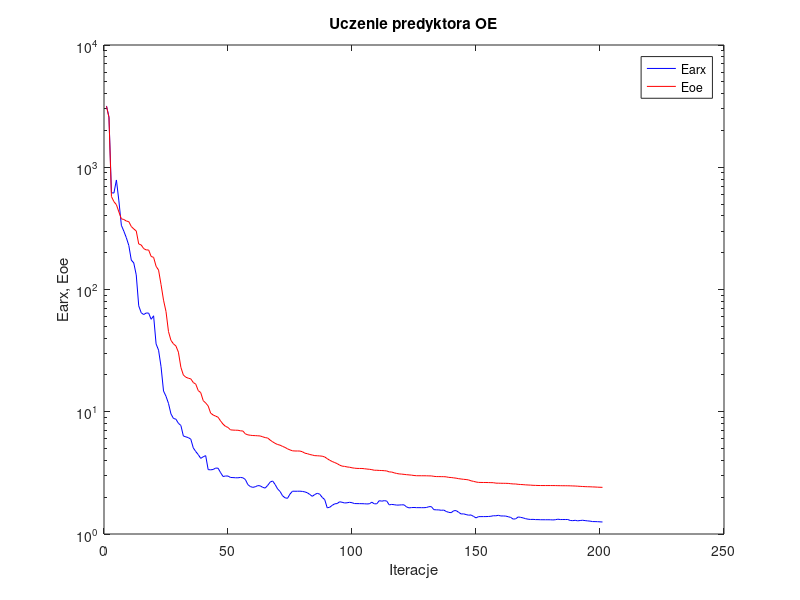
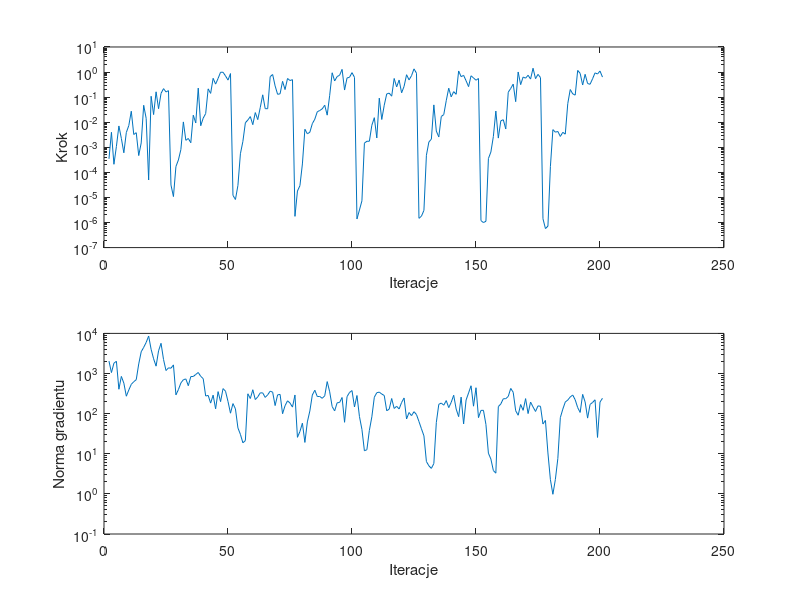

These figures' MATLAB source, in order:
%uczenie predyktora oe
clear all;
n=0; farx(n+1)=3.174859e+003; foe(n+1)=3.152927e+003; wspucz(n+1)=0.000000e+000; ng(n+1)=0.000000e+000;
%odnowa zmiennej metryki
n=1; farx(n+1)=2.576266e+003; foe(n+1)=2.556850e+003; krok(n+1)=3.467612e-004; ng(n+1)=2.037845e+003;
n=2; farx(n+1)=6.185943e+002; foe(n+1)=5.764356e+002; krok(n+1)=3.966104e-003; ng(n+1)=1.055780e+003;
n=3; farx(n+1)=6.151121e+002; foe(n+1)=5.230720e+002; krok(n+1)=2.102269e-004; ng(n+1)=1.811150e+003;
n=4; farx(n+1)=7.871150e+002; foe(n+1)=4.938822e+002; krok(n+1)=1.080996e-003; ng(n+1)=2.017967e+003;
n=5; farx(n+1)=5.306434e+002; foe(n+1)=4.309323e+002; krok(n+1)=7.099884e-003; ng(n+1)=4.057545e+002;
n=6; farx(n+1)=3.353082e+002; foe(n+1)=3.785721e+002; krok(n+1)=2.254077e-003; ng(n+1)=8.470572e+002;
n=7; farx(n+1)=2.998290e+002; foe(n+1)=3.737770e+002; krok(n+1)=6.038301e-004; ng(n+1)=5.753221e+002;
n=8; farx(n+1)=2.654622e+002; foe(n+1)=3.631925e+002; krok(n+1)=3.888877e-003; ng(n+1)=2.718522e+002;
n=9; farx(n+1)=2.292932e+002; foe(n+1)=3.589944e+002; krok(n+1)=7.366454e-003; ng(n+1)=3.889868e+002;
n=10; farx(n+1)=1.742046e+002; foe(n+1)=3.276545e+002; krok(n+1)=2.741623e-002; ng(n+1)=5.366976e+002;
n=11; farx(n+1)=1.648985e+002; foe(n+1)=3.128594e+002; krok(n+1)=3.242576e-003; ng(n+1)=6.246380e+002;
n=12; farx(n+1)=1.316521e+002; foe(n+1)=3.012388e+002; krok(n+1)=3.813746e-003; ng(n+1)=7.014777e+002;
n=13; farx(n+1)=7.353294e+001; foe(n+1)=2.357419e+002; krok(n+1)=4.676141e-004; ng(n+1)=1.729091e+003;
n=14; farx(n+1)=6.456338e+001; foe(n+1)=2.313944e+002; krok(n+1)=1.491964e-003; ng(n+1)=3.481914e+003;
n=15; farx(n+1)=6.238613e+001; foe(n+1)=2.160653e+002; krok(n+1)=4.732206e-002; ng(n+1)=4.486896e+003;
n=16; farx(n+1)=6.421910e+001; foe(n+1)=2.107893e+002; krok(n+1)=1.427216e-002; ng(n+1)=5.944570e+003;
n=17; farx(n+1)=6.416206e+001; foe(n+1)=2.105565e+002; krok(n+1)=4.963293e-005; ng(n+1)=8.595163e+003;
n=18; farx(n+1)=5.705581e+001; foe(n+1)=1.864601e+002; krok(n+1)=1.083782e-001; ng(n+1)=4.007193e+003;
n=19; farx(n+1)=6.094543e+001; foe(n+1)=1.831877e+002; krok(n+1)=2.015462e-002; ng(n+1)=2.328409e+003;
n=20; farx(n+1)=3.588947e+001; foe(n+1)=1.548298e+002; krok(n+1)=1.630613e-001; ng(n+1)=1.525082e+003;
n=21; farx(n+1)=3.190482e+001; foe(n+1)=1.442048e+002; krok(n+1)=3.453662e-002; ng(n+1)=3.684709e+003;
n=22; farx(n+1)=2.336039e+001; foe(n+1)=1.097069e+002; krok(n+1)=1.414327e-001; ng(n+1)=5.662151e+003;
n=23; farx(n+1)=1.478669e+001; foe(n+1)=8.184000e+001; krok(n+1)=2.181689e-001; ng(n+1)=2.239189e+003;
n=24; farx(n+1)=1.338198e+001; foe(n+1)=6.605706e+001; krok(n+1)=1.612369e-001; ng(n+1)=1.186877e+003;
n=25; farx(n+1)=1.170782e+001; foe(n+1)=4.527898e+001; krok(n+1)=1.812098e-001; ng(n+1)=1.385450e+003;
%odnowa zmiennej metryki
n=26; farx(n+1)=9.603990e+000; foe(n+1)=3.835885e+001; krok(n+1)=3.146663e-005; ng(n+1)=1.354513e+003;
n=27; farx(n+1)=8.818140e+000; foe(n+1)=3.594064e+001; krok(n+1)=1.083629e-005; ng(n+1)=1.640370e+003;
n=28; farx(n+1)=8.689994e+000; foe(n+1)=3.449978e+001; krok(n+1)=1.705607e-004; ng(n+1)=2.935327e+002;
n=29; farx(n+1)=8.048465e+000; foe(n+1)=3.073119e+001; krok(n+1)=3.127269e-004; ng(n+1)=3.967763e+002;
n=30; farx(n+1)=7.724312e+000; foe(n+1)=2.308520e+001; krok(n+1)=8.132823e-004; ng(n+1)=5.812772e+002;
n=31; farx(n+1)=6.332624e+000; foe(n+1)=1.997438e+001; krok(n+1)=1.027811e-002; ng(n+1)=7.004867e+002;
n=32; farx(n+1)=6.233066e+000; foe(n+1)=1.917061e+001; krok(n+1)=1.900524e-003; ng(n+1)=7.329658e+002;
n=33; farx(n+1)=6.143276e+000; foe(n+1)=1.880756e+001; krok(n+1)=2.249378e-003; ng(n+1)=4.969953e+002;
n=34; farx(n+1)=5.964450e+000; foe(n+1)=1.857954e+001; krok(n+1)=1.516318e-003; ng(n+1)=8.389518e+002;
n=35; farx(n+1)=5.065175e+000; foe(n+1)=1.734772e+001; krok(n+1)=1.902655e-002; ng(n+1)=8.429226e+002;
n=36; farx(n+1)=4.725262e+000; foe(n+1)=1.681170e+001; krok(n+1)=9.348086e-003; ng(n+1)=9.483465e+002;
n=37; farx(n+1)=4.461151e+000; foe(n+1)=1.489211e+001; krok(n+1)=2.292796e-001; ng(n+1)=1.060644e+003;
n=38; farx(n+1)=4.156117e+000; foe(n+1)=1.434248e+001; krok(n+1)=7.242402e-003; ng(n+1)=8.509132e+002;
n=39; farx(n+1)=4.283397e+000; foe(n+1)=1.233429e+001; krok(n+1)=1.450364e-002; ng(n+1)=7.452651e+002;
n=40; farx(n+1)=4.375978e+000; foe(n+1)=1.179747e+001; krok(n+1)=2.219272e-002; ng(n+1)=2.749040e+002;
n=41; farx(n+1)=3.362464e+000; foe(n+1)=1.115224e+001; krok(n+1)=2.137984e-001; ng(n+1)=2.848774e+002;
n=42; farx(n+1)=3.348958e+000; foe(n+1)=9.745874e+000; krok(n+1)=1.410702e-001; ng(n+1)=1.831576e+002;
n=43; farx(n+1)=3.370125e+000; foe(n+1)=9.410887e+000; krok(n+1)=5.631821e-001; ng(n+1)=2.890403e+002;
n=44; farx(n+1)=3.461660e+000; foe(n+1)=9.212910e+000; krok(n+1)=3.307424e-001; ng(n+1)=1.318146e+002;
n=45; farx(n+1)=3.453728e+000; foe(n+1)=9.017575e+000; krok(n+1)=5.570755e-001; ng(n+1)=3.539628e+002;
n=46; farx(n+1)=3.178295e+000; foe(n+1)=8.414030e+000; krok(n+1)=9.830700e-001; ng(n+1)=1.990602e+002;
n=47; farx(n+1)=2.953477e+000; foe(n+1)=7.918542e+000; krok(n+1)=9.808063e-001; ng(n+1)=4.208026e+002;
n=48; farx(n+1)=2.981702e+000; foe(n+1)=7.591544e+000; krok(n+1)=7.021280e-001; ng(n+1)=3.616679e+002;
n=49; farx(n+1)=2.980001e+000; foe(n+1)=7.439553e+000; krok(n+1)=4.787134e-001; ng(n+1)=2.010230e+002;
n=50; farx(n+1)=2.900559e+000; foe(n+1)=7.111993e+000; krok(n+1)=8.704303e-001; ng(n+1)=1.025928e+002;
%odnowa zmiennej metryki
n=51; farx(n+1)=2.893970e+000; foe(n+1)=7.080199e+000; krok(n+1)=1.209447e-005; ng(n+1)=1.779656e+002;
n=52; farx(n+1)=2.884339e+000; foe(n+1)=7.063513e+000; krok(n+1)=8.287718e-006; ng(n+1)=1.315081e+002;
n=53; farx(n+1)=2.882060e+000; foe(n+1)=7.058266e+000; krok(n+1)=3.012115e-005; ng(n+1)=4.404777e+001;
n=54; farx(n+1)=2.902036e+000; foe(n+1)=6.985603e+000; krok(n+1)=5.524716e-004; ng(n+1)=3.044178e+001;
n=55; farx(n+1)=2.883595e+000; foe(n+1)=6.957042e+000; krok(n+1)=1.713514e-003; ng(n+1)=1.873963e+001;
n=56; farx(n+1)=2.791750e+000; foe(n+1)=6.594698e+000; krok(n+1)=9.476825e-003; ng(n+1)=2.132519e+001;
n=57; farx(n+1)=2.535343e+000; foe(n+1)=6.473417e+000; krok(n+1)=1.226153e-002; ng(n+1)=3.124378e+002;
n=58; farx(n+1)=2.444433e+000; foe(n+1)=6.422513e+000; krok(n+1)=1.675011e-002; ng(n+1)=2.381680e+002;
n=59; farx(n+1)=2.407158e+000; foe(n+1)=6.391094e+000; krok(n+1)=7.981858e-003; ng(n+1)=3.941524e+002;
n=60; farx(n+1)=2.435515e+000; foe(n+1)=6.377247e+000; krok(n+1)=2.421456e-002; ng(n+1)=2.243623e+002;
n=61; farx(n+1)=2.488032e+000; foe(n+1)=6.358723e+000; krok(n+1)=1.270603e-002; ng(n+1)=2.617505e+002;
n=62; farx(n+1)=2.476861e+000; foe(n+1)=6.336356e+000; krok(n+1)=3.822127e-002; ng(n+1)=3.296537e+002;
n=63; farx(n+1)=2.407305e+000; foe(n+1)=6.237403e+000; krok(n+1)=1.237945e-001; ng(n+1)=3.291495e+002;
n=64; farx(n+1)=2.375523e+000; foe(n+1)=6.146115e+000; krok(n+1)=3.468850e-002; ng(n+1)=2.537832e+002;
n=65; farx(n+1)=2.498656e+000; foe(n+1)=6.097498e+000; krok(n+1)=3.450322e-002; ng(n+1)=2.943670e+002;
n=66; farx(n+1)=2.658363e+000; foe(n+1)=5.864260e+000; krok(n+1)=6.563782e-001; ng(n+1)=3.623861e+002;
n=67; farx(n+1)=2.715291e+000; foe(n+1)=5.676894e+000; krok(n+1)=7.992682e-001; ng(n+1)=3.434749e+002;
n=68; farx(n+1)=2.540032e+000; foe(n+1)=5.515257e+000; krok(n+1)=2.800362e-001; ng(n+1)=1.588557e+002;
n=69; farx(n+1)=2.338015e+000; foe(n+1)=5.394473e+000; krok(n+1)=1.296496e-001; ng(n+1)=2.937408e+002;
n=70; farx(n+1)=2.227401e+000; foe(n+1)=5.329195e+000; krok(n+1)=1.357350e-001; ng(n+1)=3.020546e+002;
n=71; farx(n+1)=2.053764e+000; foe(n+1)=5.205446e+000; krok(n+1)=4.268310e-001; ng(n+1)=9.956558e+001;
n=72; farx(n+1)=1.977888e+000; foe(n+1)=5.108364e+000; krok(n+1)=2.002215e-001; ng(n+1)=1.574571e+002;
n=73; farx(n+1)=1.957814e+000; foe(n+1)=4.971613e+000; krok(n+1)=5.535078e-001; ng(n+1)=2.087562e+002;
n=74; farx(n+1)=2.122594e+000; foe(n+1)=4.875165e+000; krok(n+1)=4.602631e-001; ng(n+1)=1.836852e+002;
n=75; farx(n+1)=2.239577e+000; foe(n+1)=4.792060e+000; krok(n+1)=4.979739e-001; ng(n+1)=1.456154e+002;
%odnowa zmiennej metryki
n=76; farx(n+1)=2.237339e+000; foe(n+1)=4.776184e+000; krok(n+1)=1.762952e-006; ng(n+1)=2.915949e+002;
n=77; farx(n+1)=2.238079e+000; foe(n+1)=4.774883e+000; krok(n+1)=1.804864e-005; ng(n+1)=2.566429e+001;
n=78; farx(n+1)=2.240092e+000; foe(n+1)=4.771232e+000; krok(n+1)=2.941717e-005; ng(n+1)=3.592788e+001;
n=79; farx(n+1)=2.229858e+000; foe(n+1)=4.707639e+000; krok(n+1)=2.169204e-004; ng(n+1)=5.785505e+001;
n=80; farx(n+1)=2.209875e+000; foe(n+1)=4.583803e+000; krok(n+1)=5.228877e-003; ng(n+1)=1.917212e+001;
n=81; farx(n+1)=2.173841e+000; foe(n+1)=4.539818e+000; krok(n+1)=3.446556e-003; ng(n+1)=6.222010e+001;
n=82; farx(n+1)=2.104476e+000; foe(n+1)=4.469003e+000; krok(n+1)=3.990929e-003; ng(n+1)=1.165082e+002;
n=83; farx(n+1)=2.033511e+000; foe(n+1)=4.425430e+000; krok(n+1)=8.744518e-003; ng(n+1)=2.910271e+002;
n=84; farx(n+1)=2.104633e+000; foe(n+1)=4.374308e+000; krok(n+1)=1.321526e-002; ng(n+1)=3.832937e+002;
n=85; farx(n+1)=2.153450e+000; foe(n+1)=4.365966e+000; krok(n+1)=2.617232e-002; ng(n+1)=2.670506e+002;
n=86; farx(n+1)=2.115293e+000; foe(n+1)=4.351395e+000; krok(n+1)=2.928765e-002; ng(n+1)=2.676273e+002;
n=87; farx(n+1)=1.991602e+000; foe(n+1)=4.329516e+000; krok(n+1)=3.416990e-002; ng(n+1)=2.412818e+002;
n=88; farx(n+1)=1.911052e+000; foe(n+1)=4.267261e+000; krok(n+1)=4.756755e-002; ng(n+1)=2.780146e+002;
n=89; farx(n+1)=1.637232e+000; foe(n+1)=4.134781e+000; krok(n+1)=1.912971e-002; ng(n+1)=6.288964e+002;
n=90; farx(n+1)=1.654492e+000; foe(n+1)=4.012586e+000; krok(n+1)=1.178633e-001; ng(n+1)=3.505486e+002;
n=91; farx(n+1)=1.714246e+000; foe(n+1)=3.920114e+000; krok(n+1)=9.372047e-001; ng(n+1)=1.498470e+002;
n=92; farx(n+1)=1.764759e+000; foe(n+1)=3.840863e+000; krok(n+1)=4.411592e-001; ng(n+1)=1.170882e+002;
n=93; farx(n+1)=1.774050e+000; foe(n+1)=3.766674e+000; krok(n+1)=6.614848e-001; ng(n+1)=1.862274e+002;
n=94; farx(n+1)=1.834946e+000; foe(n+1)=3.660773e+000; krok(n+1)=7.461831e-001; ng(n+1)=1.902667e+002;
n=95; farx(n+1)=1.817992e+000; foe(n+1)=3.592287e+000; krok(n+1)=1.280117e+000; ng(n+1)=2.525836e+002;
n=96; farx(n+1)=1.794516e+000; foe(n+1)=3.573469e+000; krok(n+1)=1.919189e-001; ng(n+1)=6.086830e+001;
n=97; farx(n+1)=1.800032e+000; foe(n+1)=3.536621e+000; krok(n+1)=5.821767e-001; ng(n+1)=2.656004e+002;
n=98; farx(n+1)=1.817160e+000; foe(n+1)=3.517437e+000; krok(n+1)=6.197524e-001; ng(n+1)=3.365941e+002;
n=99; farx(n+1)=1.802578e+000; foe(n+1)=3.480066e+000; krok(n+1)=9.483842e-001; ng(n+1)=3.759385e+002;
n=100; farx(n+1)=1.774574e+000; foe(n+1)=3.456032e+000; krok(n+1)=6.151726e-001; ng(n+1)=1.465671e+002;
%odnowa zmiennej metryki
n=101; farx(n+1)=1.772601e+000; foe(n+1)=3.440539e+000; krok(n+1)=1.385044e-006; ng(n+1)=2.831844e+002;
n=102; farx(n+1)=1.771665e+000; foe(n+1)=3.436981e+000; krok(n+1)=3.162689e-006; ng(n+1)=8.488501e+001;
n=103; farx(n+1)=1.770308e+000; foe(n+1)=3.435816e+000; krok(n+1)=7.334139e-006; ng(n+1)=4.047446e+001;
n=104; farx(n+1)=1.767297e+000; foe(n+1)=3.419826e+000; krok(n+1)=1.460933e-003; ng(n+1)=1.186293e+001;
n=105; farx(n+1)=1.761138e+000; foe(n+1)=3.398264e+000; krok(n+1)=1.742611e-003; ng(n+1)=1.262515e+001;
n=106; farx(n+1)=1.767351e+000; foe(n+1)=3.384036e+000; krok(n+1)=1.740889e-003; ng(n+1)=3.817812e+001;
n=107; farx(n+1)=1.820452e+000; foe(n+1)=3.360097e+000; krok(n+1)=7.558357e-003; ng(n+1)=8.329245e+001;
n=108; farx(n+1)=1.764453e+000; foe(n+1)=3.323302e+000; krok(n+1)=1.517118e-002; ng(n+1)=2.571092e+002;
n=109; farx(n+1)=1.767497e+000; foe(n+1)=3.322308e+000; krok(n+1)=2.354285e-003; ng(n+1)=3.324715e+002;
n=110; farx(n+1)=1.873519e+000; foe(n+1)=3.311226e+000; krok(n+1)=9.118713e-002; ng(n+1)=3.432769e+002;
n=111; farx(n+1)=1.856071e+000; foe(n+1)=3.305588e+000; krok(n+1)=1.285062e-002; ng(n+1)=3.078682e+002;
n=112; farx(n+1)=1.873926e+000; foe(n+1)=3.294752e+000; krok(n+1)=4.773765e-002; ng(n+1)=2.836391e+002;
n=113; farx(n+1)=1.861283e+000; foe(n+1)=3.279608e+000; krok(n+1)=1.344556e-001; ng(n+1)=1.179073e+002;
n=114; farx(n+1)=1.731767e+000; foe(n+1)=3.221373e+000; krok(n+1)=1.441658e-001; ng(n+1)=1.296206e+002;
n=115; farx(n+1)=1.745580e+000; foe(n+1)=3.212337e+000; krok(n+1)=1.093247e-001; ng(n+1)=2.382472e+002;
n=116; farx(n+1)=1.736829e+000; foe(n+1)=3.165672e+000; krok(n+1)=5.551463e-001; ng(n+1)=1.345151e+002;
n=117; farx(n+1)=1.723538e+000; foe(n+1)=3.128670e+000; krok(n+1)=2.561085e-001; ng(n+1)=1.525041e+002;
n=118; farx(n+1)=1.725486e+000; foe(n+1)=3.101847e+000; krok(n+1)=4.810883e-001; ng(n+1)=1.307553e+002;
n=119; farx(n+1)=1.732522e+000; foe(n+1)=3.090814e+000; krok(n+1)=1.489153e-001; ng(n+1)=1.899214e+002;
n=120; farx(n+1)=1.731372e+000; foe(n+1)=3.074091e+000; krok(n+1)=2.688700e-001; ng(n+1)=2.457854e+002;
n=121; farx(n+1)=1.664853e+000; foe(n+1)=3.056869e+000; krok(n+1)=7.832156e-001; ng(n+1)=7.359422e+001;
n=122; farx(n+1)=1.635512e+000; foe(n+1)=3.044529e+000; krok(n+1)=4.881595e-001; ng(n+1)=1.066841e+002;
n=123; farx(n+1)=1.644929e+000; foe(n+1)=3.031109e+000; krok(n+1)=7.178655e-001; ng(n+1)=8.910878e+001;
n=124; farx(n+1)=1.647465e+000; foe(n+1)=3.010282e+000; krok(n+1)=1.341860e+000; ng(n+1)=1.119562e+002;
n=125; farx(n+1)=1.642939e+000; foe(n+1)=2.997127e+000; krok(n+1)=9.001093e-001; ng(n+1)=9.480347e+001;
%odnowa zmiennej metryki
n=126; farx(n+1)=1.642680e+000; foe(n+1)=2.995826e+000; krok(n+1)=1.469095e-006; ng(n+1)=6.346692e+001;
n=127; farx(n+1)=1.642031e+000; foe(n+1)=2.995316e+000; krok(n+1)=1.793158e-006; ng(n+1)=4.194366e+001;
n=128; farx(n+1)=1.641413e+000; foe(n+1)=2.994949e+000; krok(n+1)=3.049281e-006; ng(n+1)=2.799026e+001;
n=129; farx(n+1)=1.647415e+000; foe(n+1)=2.993019e+000; krok(n+1)=4.807698e-004; ng(n+1)=6.412102e+000;
n=130; farx(n+1)=1.672650e+000; foe(n+1)=2.988101e+000; krok(n+1)=1.627799e-003; ng(n+1)=5.006192e+000;
n=131; farx(n+1)=1.674937e+000; foe(n+1)=2.986447e+000; krok(n+1)=2.104259e-003; ng(n+1)=4.320222e+000;
n=132; farx(n+1)=1.581536e+000; foe(n+1)=2.962942e+000; krok(n+1)=4.904612e-002; ng(n+1)=5.698378e+000;
n=133; farx(n+1)=1.576287e+000; foe(n+1)=2.949450e+000; krok(n+1)=4.419773e-003; ng(n+1)=6.011082e+001;
n=134; farx(n+1)=1.574239e+000; foe(n+1)=2.948667e+000; krok(n+1)=2.583925e-003; ng(n+1)=1.709707e+002;
n=135; farx(n+1)=1.563161e+000; foe(n+1)=2.945724e+000; krok(n+1)=1.694661e-002; ng(n+1)=1.832068e+002;
n=136; farx(n+1)=1.569405e+000; foe(n+1)=2.943936e+000; krok(n+1)=2.008899e-002; ng(n+1)=1.624003e+002;
n=137; farx(n+1)=1.528830e+000; foe(n+1)=2.934765e+000; krok(n+1)=7.233428e-002; ng(n+1)=2.113320e+002;
n=138; farx(n+1)=1.503696e+000; foe(n+1)=2.905772e+000; krok(n+1)=2.272257e-001; ng(n+1)=1.413678e+002;
n=139; farx(n+1)=1.494635e+000; foe(n+1)=2.897792e+000; krok(n+1)=1.027179e-001; ng(n+1)=1.911465e+002;
n=140; farx(n+1)=1.549717e+000; foe(n+1)=2.878815e+000; krok(n+1)=1.655578e-001; ng(n+1)=2.873372e+002;
n=141; farx(n+1)=1.553879e+000; foe(n+1)=2.861965e+000; krok(n+1)=1.297775e-001; ng(n+1)=1.303804e+002;
n=142; farx(n+1)=1.504765e+000; foe(n+1)=2.834987e+000; krok(n+1)=1.106940e+000; ng(n+1)=8.407181e+001;
n=143; farx(n+1)=1.458096e+000; foe(n+1)=2.818552e+000; krok(n+1)=6.553300e-001; ng(n+1)=2.581699e+002;
n=144; farx(n+1)=1.461488e+000; foe(n+1)=2.801190e+000; krok(n+1)=7.382907e-001; ng(n+1)=5.541711e+001;
n=145; farx(n+1)=1.442120e+000; foe(n+1)=2.789765e+000; krok(n+1)=4.500546e-001; ng(n+1)=2.185386e+002;
n=146; farx(n+1)=1.425566e+000; foe(n+1)=2.769142e+000; krok(n+1)=2.624788e-001; ng(n+1)=3.276029e+002;
n=147; farx(n+1)=1.431160e+000; foe(n+1)=2.723054e+000; krok(n+1)=7.101669e-001; ng(n+1)=4.951960e+002;
n=148; farx(n+1)=1.393340e+000; foe(n+1)=2.695503e+000; krok(n+1)=5.841487e-001; ng(n+1)=1.533414e+002;
n=149; farx(n+1)=1.354564e+000; foe(n+1)=2.663946e+000; krok(n+1)=4.726961e-001; ng(n+1)=4.421444e+002;
n=150; farx(n+1)=1.386843e+000; foe(n+1)=2.643363e+000; krok(n+1)=5.534700e-001; ng(n+1)=7.952748e+001;
%odnowa zmiennej metryki
n=151; farx(n+1)=1.387513e+000; foe(n+1)=2.640445e+000; krok(n+1)=1.189435e-006; ng(n+1)=1.203934e+002;
n=152; farx(n+1)=1.387934e+000; foe(n+1)=2.638705e+000; krok(n+1)=9.962385e-007; ng(n+1)=1.210495e+002;
n=153; farx(n+1)=1.388287e+000; foe(n+1)=2.638196e+000; krok(n+1)=1.120004e-006; ng(n+1)=5.386585e+001;
n=154; farx(n+1)=1.391087e+000; foe(n+1)=2.635004e+000; krok(n+1)=3.551278e-004; ng(n+1)=1.032702e+001;
n=155; farx(n+1)=1.396635e+000; foe(n+1)=2.631047e+000; krok(n+1)=6.488063e-004; ng(n+1)=7.375370e+000;
n=156; farx(n+1)=1.410549e+000; foe(n+1)=2.628789e+000; krok(n+1)=2.690870e-003; ng(n+1)=3.822860e+000;
n=157; farx(n+1)=1.408865e+000; foe(n+1)=2.606622e+000; krok(n+1)=2.788178e-002; ng(n+1)=3.286521e+000;
n=158; farx(n+1)=1.422015e+000; foe(n+1)=2.604480e+000; krok(n+1)=2.326801e-003; ng(n+1)=1.497224e+002;
n=159; farx(n+1)=1.404593e+000; foe(n+1)=2.600978e+000; krok(n+1)=1.136199e-002; ng(n+1)=1.742081e+002;
n=160; farx(n+1)=1.404913e+000; foe(n+1)=2.598896e+000; krok(n+1)=1.256280e-002; ng(n+1)=2.346860e+002;
n=161; farx(n+1)=1.401037e+000; foe(n+1)=2.597245e+000; krok(n+1)=5.381741e-003; ng(n+1)=2.361047e+002;
n=162; farx(n+1)=1.384631e+000; foe(n+1)=2.593128e+000; krok(n+1)=1.571889e-001; ng(n+1)=2.677933e+002;
n=163; farx(n+1)=1.366401e+000; foe(n+1)=2.578973e+000; krok(n+1)=2.223238e-001; ng(n+1)=4.249449e+002;
n=164; farx(n+1)=1.323419e+000; foe(n+1)=2.567774e+000; krok(n+1)=3.310405e-001; ng(n+1)=3.406010e+002;
n=165; farx(n+1)=1.331240e+000; foe(n+1)=2.565532e+000; krok(n+1)=6.601690e-002; ng(n+1)=1.178407e+002;
n=166; farx(n+1)=1.379051e+000; foe(n+1)=2.549115e+000; krok(n+1)=1.006124e+000; ng(n+1)=9.124479e+001;
n=167; farx(n+1)=1.368222e+000; foe(n+1)=2.540496e+000; krok(n+1)=3.152950e-001; ng(n+1)=1.688610e+002;
n=168; farx(n+1)=1.354444e+000; foe(n+1)=2.534148e+000; krok(n+1)=6.321212e-001; ng(n+1)=1.209679e+002;
n=169; farx(n+1)=1.334426e+000; foe(n+1)=2.523639e+000; krok(n+1)=5.714745e-001; ng(n+1)=2.368157e+002;
n=170; farx(n+1)=1.321996e+000; foe(n+1)=2.517292e+000; krok(n+1)=7.461552e-001; ng(n+1)=1.004037e+002;
n=171; farx(n+1)=1.315363e+000; foe(n+1)=2.511284e+000; krok(n+1)=5.256551e-001; ng(n+1)=1.941604e+002;
n=172; farx(n+1)=1.317367e+000; foe(n+1)=2.502229e+000; krok(n+1)=1.422745e+000; ng(n+1)=1.466603e+002;
n=173; farx(n+1)=1.311819e+000; foe(n+1)=2.498331e+000; krok(n+1)=5.461275e-001; ng(n+1)=1.133471e+002;
n=174; farx(n+1)=1.311359e+000; foe(n+1)=2.493708e+000; krok(n+1)=8.088973e-001; ng(n+1)=1.562085e+002;
n=175; farx(n+1)=1.308459e+000; foe(n+1)=2.491611e+000; krok(n+1)=6.022096e-001; ng(n+1)=1.522862e+002;
%odnowa zmiennej metryki
n=176; farx(n+1)=1.308052e+000; foe(n+1)=2.491025e+000; krok(n+1)=1.416880e-006; ng(n+1)=5.515239e+001;
n=177; farx(n+1)=1.307838e+000; foe(n+1)=2.490709e+000; krok(n+1)=5.733432e-007; ng(n+1)=6.769874e+001;
n=178; farx(n+1)=1.307816e+000; foe(n+1)=2.490697e+000; krok(n+1)=7.176624e-007; ng(n+1)=1.048319e+001;
n=179; farx(n+1)=1.307419e+000; foe(n+1)=2.490578e+000; krok(n+1)=1.711903e-004; ng(n+1)=2.262262e+000;
n=180; farx(n+1)=1.303488e+000; foe(n+1)=2.490075e+000; krok(n+1)=5.060913e-003; ng(n+1)=9.777239e-001;
n=181; farx(n+1)=1.308840e+000; foe(n+1)=2.488946e+000; krok(n+1)=4.008930e-003; ng(n+1)=2.283973e+000;
n=182; farx(n+1)=1.321632e+000; foe(n+1)=2.485620e+000; krok(n+1)=4.282689e-003; ng(n+1)=7.647240e+000;
n=183; farx(n+1)=1.313191e+000; foe(n+1)=2.484163e+000; krok(n+1)=2.707062e-003; ng(n+1)=7.944312e+001;
n=184; farx(n+1)=1.313671e+000; foe(n+1)=2.482291e+000; krok(n+1)=3.965892e-003; ng(n+1)=1.293850e+002;
n=185; farx(n+1)=1.313530e+000; foe(n+1)=2.481721e+000; krok(n+1)=3.340564e-003; ng(n+1)=1.947743e+002;
n=186; farx(n+1)=1.313972e+000; foe(n+1)=2.480363e+000; krok(n+1)=5.514490e-002; ng(n+1)=2.180888e+002;
n=187; farx(n+1)=1.290315e+000; foe(n+1)=2.477758e+000; krok(n+1)=2.012417e-001; ng(n+1)=2.604292e+002;
n=188; farx(n+1)=1.285818e+000; foe(n+1)=2.472643e+000; krok(n+1)=1.350863e-001; ng(n+1)=2.909677e+002;
n=189; farx(n+1)=1.294130e+000; foe(n+1)=2.468811e+000; krok(n+1)=1.202792e-001; ng(n+1)=2.210346e+002;
n=190; farx(n+1)=1.281511e+000; foe(n+1)=2.461069e+000; krok(n+1)=1.162605e+000; ng(n+1)=1.413714e+002;
n=191; farx(n+1)=1.289515e+000; foe(n+1)=2.453301e+000; krok(n+1)=8.847528e-001; ng(n+1)=1.071448e+002;
n=192; farx(n+1)=1.295438e+000; foe(n+1)=2.446610e+000; krok(n+1)=3.047856e-001; ng(n+1)=3.019637e+002;
n=193; farx(n+1)=1.287159e+000; foe(n+1)=2.440539e+000; krok(n+1)=8.131859e-001; ng(n+1)=1.954286e+002;
n=194; farx(n+1)=1.280110e+000; foe(n+1)=2.436102e+000; krok(n+1)=3.485301e-001; ng(n+1)=7.739176e+001;
n=195; farx(n+1)=1.274645e+000; foe(n+1)=2.433717e+000; krok(n+1)=3.261226e-001; ng(n+1)=1.698495e+002;
n=196; farx(n+1)=1.263938e+000; foe(n+1)=2.427466e+000; krok(n+1)=5.403454e-001; ng(n+1)=1.897535e+002;
n=197; farx(n+1)=1.263048e+000; foe(n+1)=2.423634e+000; krok(n+1)=9.282331e-001; ng(n+1)=2.212966e+002;
n=198; farx(n+1)=1.261252e+000; foe(n+1)=2.416218e+000; krok(n+1)=8.377756e-001; ng(n+1)=2.552026e+001;
n=199; farx(n+1)=1.257469e+000; foe(n+1)=2.411729e+000; krok(n+1)=1.098329e+000; ng(n+1)=1.943866e+002;
n=200; farx(n+1)=1.254108e+000; foe(n+1)=2.407914e+000; krok(n+1)=6.310298e-001; ng(n+1)=2.416576e+002;

figure; semilogy(farx,'b'); hold on; semilogy(foe,'r'); xlabel('Iteracje'); ylabel('Earx, Eoe'); legend('Earx','Eoe'); title('Uczenie predyktora OE');
figure; subplot(2,1,1); semilogy(krok); xlabel('Iteracje'); ylabel('Krok');
subplot(2,1,2); semilogy(ng); xlabel('Iteracje'); ylabel('Norma gradientu');
Earx=farx(n+1)
Eoe=foe(n+1)
